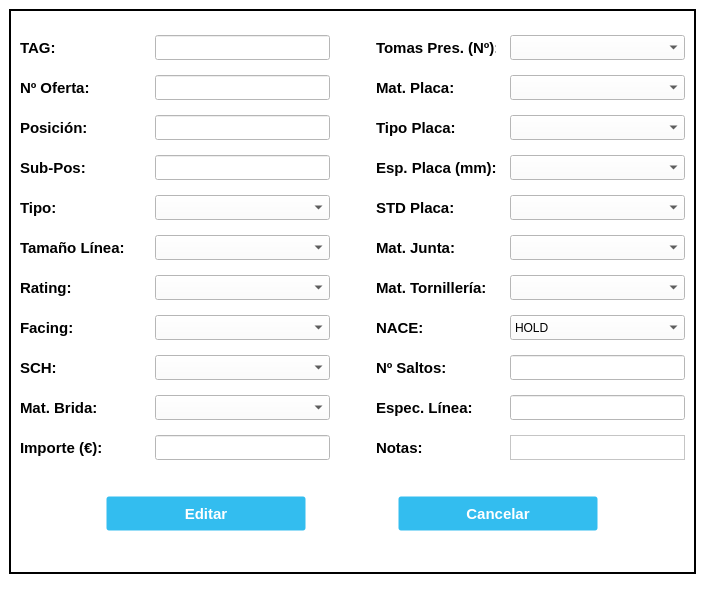
<?xml version="1.0" encoding="UTF-8"?>
<ui version="4.0">
 <class>EditTAGFlow_Window</class>
 <widget class="QMainWindow" name="EditTAGFlow_Window">
  <property name="geometry">
   <rect>
    <x>0</x>
    <y>0</y>
    <width>705</width>
    <height>605</height>
   </rect>
  </property>
  <property name="minimumSize">
   <size>
    <width>705</width>
    <height>605</height>
   </size>
  </property>
  <property name="maximumSize">
   <size>
    <width>705</width>
    <height>605</height>
   </size>
  </property>
  <property name="windowTitle">
   <string>Editar TAG Caudal</string>
  </property>
  <property name="windowIcon">
   <iconset>
    <normaloff>//nas01/DATOS/Comunes/EIPSA-ERP/icon.ico</normaloff>//nas01/DATOS/Comunes/EIPSA-ERP/icon.ico</iconset>
  </property>
  <property name="styleSheet">
   <string notr="true">QWidget {
background-color: rgb(255, 255, 255);
}

.QFrame {
	border: 2px solid black;
}

QPushButton {
background-color: #33bdef;
  border: 1px solid transparent;
  border-radius: 3px;
  box-shadow: rgba(255, 255, 255, .4) 0 1px 0 0 inset;
  box-sizing: border-box;
  color: #fff;
  cursor: pointer;
  display: inline-block;
  font-family: -apple-system,system-ui,&quot;Segoe UI&quot;,&quot;Liberation Sans&quot;,sans-serif;
  font-size: 15px;
  font-weight: 800;
  line-height: 1.15385;
  margin: 0;
  outline: none;
  padding: 8px .8em;
  text-align: center;
  text-decoration: none;
  text-shadow: 0px 1px 0px #263666;
  user-select: none;
  -webkit-user-select: none;
  touch-action: manipulation;
  vertical-align: baseline;
  white-space: nowrap;
}

QPushButton:hover {
	background-color: #019ad2;
	border-color: rgb(0, 0, 0);
}

QPushButton:pressed {
	background-color: rgb(1, 140, 190);
	border-color: rgb(255, 255, 255);
}</string>
  </property>
  <widget class="QWidget" name="centralwidget">
   <layout class="QGridLayout" name="gridLayout">
    <item row="0" column="0">
     <widget class="QFrame" name="frame">
      <property name="frameShape">
       <enum>QFrame::StyledPanel</enum>
      </property>
      <property name="frameShadow">
       <enum>QFrame::Raised</enum>
      </property>
      <layout class="QVBoxLayout" name="verticalLayout_5">
       <item>
        <spacer name="vSpacer1">
         <property name="orientation">
          <enum>Qt::Vertical</enum>
         </property>
         <property name="sizeType">
          <enum>QSizePolicy::Fixed</enum>
         </property>
         <property name="sizeHint" stdset="0">
          <size>
           <width>20</width>
           <height>15</height>
          </size>
         </property>
        </spacer>
       </item>
       <item>
        <layout class="QHBoxLayout" name="hLayout1">
         <item>
          <layout class="QVBoxLayout" name="vLayout1">
           <property name="spacing">
            <number>15</number>
           </property>
           <item>
            <widget class="QLabel" name="label_TAG">
             <property name="minimumSize">
              <size>
               <width>120</width>
               <height>25</height>
              </size>
             </property>
             <property name="maximumSize">
              <size>
               <width>120</width>
               <height>25</height>
              </size>
             </property>
             <property name="font">
              <font>
               <pointsize>11</pointsize>
               <bold>true</bold>
              </font>
             </property>
             <property name="text">
              <string>TAG:</string>
             </property>
            </widget>
           </item>
           <item>
            <widget class="QLabel" name="label_NumOffer">
             <property name="minimumSize">
              <size>
               <width>120</width>
               <height>25</height>
              </size>
             </property>
             <property name="maximumSize">
              <size>
               <width>120</width>
               <height>25</height>
              </size>
             </property>
             <property name="font">
              <font>
               <pointsize>11</pointsize>
               <bold>true</bold>
              </font>
             </property>
             <property name="text">
              <string>Nº Oferta:</string>
             </property>
            </widget>
           </item>
           <item>
            <widget class="QLabel" name="label_Pos">
             <property name="minimumSize">
              <size>
               <width>120</width>
               <height>25</height>
              </size>
             </property>
             <property name="maximumSize">
              <size>
               <width>120</width>
               <height>25</height>
              </size>
             </property>
             <property name="font">
              <font>
               <pointsize>11</pointsize>
               <bold>true</bold>
              </font>
             </property>
             <property name="text">
              <string>Posición:</string>
             </property>
            </widget>
           </item>
           <item>
            <widget class="QLabel" name="label_SubPos">
             <property name="minimumSize">
              <size>
               <width>120</width>
               <height>25</height>
              </size>
             </property>
             <property name="maximumSize">
              <size>
               <width>120</width>
               <height>25</height>
              </size>
             </property>
             <property name="font">
              <font>
               <pointsize>11</pointsize>
               <bold>true</bold>
              </font>
             </property>
             <property name="text">
              <string>Sub-Pos:</string>
             </property>
            </widget>
           </item>
           <item>
            <widget class="QLabel" name="label_Type">
             <property name="minimumSize">
              <size>
               <width>120</width>
               <height>25</height>
              </size>
             </property>
             <property name="maximumSize">
              <size>
               <width>120</width>
               <height>25</height>
              </size>
             </property>
             <property name="font">
              <font>
               <pointsize>11</pointsize>
               <bold>true</bold>
              </font>
             </property>
             <property name="text">
              <string>Tipo:</string>
             </property>
            </widget>
           </item>
           <item>
            <widget class="QLabel" name="label_Linesize">
             <property name="minimumSize">
              <size>
               <width>120</width>
               <height>25</height>
              </size>
             </property>
             <property name="maximumSize">
              <size>
               <width>120</width>
               <height>25</height>
              </size>
             </property>
             <property name="font">
              <font>
               <pointsize>11</pointsize>
               <bold>true</bold>
              </font>
             </property>
             <property name="text">
              <string>Tamaño Línea:</string>
             </property>
            </widget>
           </item>
           <item>
            <widget class="QLabel" name="label_Rating">
             <property name="minimumSize">
              <size>
               <width>120</width>
               <height>25</height>
              </size>
             </property>
             <property name="maximumSize">
              <size>
               <width>120</width>
               <height>25</height>
              </size>
             </property>
             <property name="font">
              <font>
               <pointsize>11</pointsize>
               <bold>true</bold>
              </font>
             </property>
             <property name="text">
              <string>Rating:</string>
             </property>
            </widget>
           </item>
           <item>
            <widget class="QLabel" name="label_Facing">
             <property name="minimumSize">
              <size>
               <width>120</width>
               <height>25</height>
              </size>
             </property>
             <property name="maximumSize">
              <size>
               <width>120</width>
               <height>25</height>
              </size>
             </property>
             <property name="font">
              <font>
               <pointsize>11</pointsize>
               <bold>true</bold>
              </font>
             </property>
             <property name="text">
              <string>Facing:</string>
             </property>
            </widget>
           </item>
           <item>
            <widget class="QLabel" name="label_Sch">
             <property name="minimumSize">
              <size>
               <width>120</width>
               <height>25</height>
              </size>
             </property>
             <property name="maximumSize">
              <size>
               <width>120</width>
               <height>25</height>
              </size>
             </property>
             <property name="font">
              <font>
               <pointsize>11</pointsize>
               <bold>true</bold>
              </font>
             </property>
             <property name="text">
              <string>SCH:</string>
             </property>
            </widget>
           </item>
           <item>
            <widget class="QLabel" name="label_Flangemat">
             <property name="minimumSize">
              <size>
               <width>120</width>
               <height>25</height>
              </size>
             </property>
             <property name="maximumSize">
              <size>
               <width>120</width>
               <height>25</height>
              </size>
             </property>
             <property name="font">
              <font>
               <pointsize>11</pointsize>
               <bold>true</bold>
              </font>
             </property>
             <property name="text">
              <string>Mat. Brida:</string>
             </property>
            </widget>
           </item>
           <item>
            <widget class="QLabel" name="label_Amount">
             <property name="font">
              <font>
               <pointsize>11</pointsize>
               <bold>true</bold>
              </font>
             </property>
             <property name="text">
              <string>Importe (€):</string>
             </property>
            </widget>
           </item>
          </layout>
         </item>
         <item>
          <layout class="QVBoxLayout" name="vLayout2">
           <property name="spacing">
            <number>15</number>
           </property>
           <item>
            <widget class="QLineEdit" name="TAG_EdittagQ">
             <property name="minimumSize">
              <size>
               <width>175</width>
               <height>25</height>
              </size>
             </property>
             <property name="maximumSize">
              <size>
               <width>175</width>
               <height>25</height>
              </size>
             </property>
             <property name="font">
              <font>
               <pointsize>10</pointsize>
              </font>
             </property>
            </widget>
           </item>
           <item>
            <widget class="QLineEdit" name="NumOffer_EdittagQ">
             <property name="minimumSize">
              <size>
               <width>175</width>
               <height>25</height>
              </size>
             </property>
             <property name="maximumSize">
              <size>
               <width>175</width>
               <height>25</height>
              </size>
             </property>
             <property name="font">
              <font>
               <pointsize>10</pointsize>
              </font>
             </property>
            </widget>
           </item>
           <item>
            <widget class="QLineEdit" name="Pos_EdittagQ">
             <property name="minimumSize">
              <size>
               <width>175</width>
               <height>25</height>
              </size>
             </property>
             <property name="maximumSize">
              <size>
               <width>175</width>
               <height>25</height>
              </size>
             </property>
             <property name="font">
              <font>
               <pointsize>10</pointsize>
              </font>
             </property>
            </widget>
           </item>
           <item>
            <widget class="QLineEdit" name="Subpos_EdittagQ">
             <property name="minimumSize">
              <size>
               <width>175</width>
               <height>25</height>
              </size>
             </property>
             <property name="maximumSize">
              <size>
               <width>175</width>
               <height>25</height>
              </size>
             </property>
             <property name="font">
              <font>
               <pointsize>10</pointsize>
              </font>
             </property>
            </widget>
           </item>
           <item>
            <widget class="QComboBox" name="Type_EdittagQ">
             <property name="minimumSize">
              <size>
               <width>175</width>
               <height>25</height>
              </size>
             </property>
             <property name="maximumSize">
              <size>
               <width>175</width>
               <height>25</height>
              </size>
             </property>
             <property name="font">
              <font>
               <pointsize>10</pointsize>
              </font>
             </property>
            </widget>
           </item>
           <item>
            <widget class="QComboBox" name="Linesize_EdittagQ">
             <property name="minimumSize">
              <size>
               <width>175</width>
               <height>25</height>
              </size>
             </property>
             <property name="maximumSize">
              <size>
               <width>175</width>
               <height>25</height>
              </size>
             </property>
             <property name="font">
              <font>
               <pointsize>10</pointsize>
              </font>
             </property>
            </widget>
           </item>
           <item>
            <widget class="QComboBox" name="Rating_EdittagQ">
             <property name="minimumSize">
              <size>
               <width>175</width>
               <height>25</height>
              </size>
             </property>
             <property name="maximumSize">
              <size>
               <width>175</width>
               <height>25</height>
              </size>
             </property>
             <property name="font">
              <font>
               <pointsize>10</pointsize>
              </font>
             </property>
            </widget>
           </item>
           <item>
            <widget class="QComboBox" name="Facing_EdittagQ">
             <property name="minimumSize">
              <size>
               <width>175</width>
               <height>25</height>
              </size>
             </property>
             <property name="maximumSize">
              <size>
               <width>175</width>
               <height>25</height>
              </size>
             </property>
             <property name="font">
              <font>
               <pointsize>10</pointsize>
              </font>
             </property>
            </widget>
           </item>
           <item>
            <widget class="QComboBox" name="Sch_EdittagQ">
             <property name="minimumSize">
              <size>
               <width>175</width>
               <height>25</height>
              </size>
             </property>
             <property name="maximumSize">
              <size>
               <width>175</width>
               <height>25</height>
              </size>
             </property>
             <property name="font">
              <font>
               <pointsize>10</pointsize>
              </font>
             </property>
            </widget>
           </item>
           <item>
            <widget class="QComboBox" name="Flangemat_EdittagQ">
             <property name="minimumSize">
              <size>
               <width>175</width>
               <height>25</height>
              </size>
             </property>
             <property name="maximumSize">
              <size>
               <width>175</width>
               <height>25</height>
              </size>
             </property>
             <property name="font">
              <font>
               <pointsize>10</pointsize>
              </font>
             </property>
            </widget>
           </item>
           <item>
            <widget class="QLineEdit" name="Amount_EdittagQ">
             <property name="minimumSize">
              <size>
               <width>175</width>
               <height>25</height>
              </size>
             </property>
             <property name="maximumSize">
              <size>
               <width>175</width>
               <height>25</height>
              </size>
             </property>
             <property name="font">
              <font>
               <pointsize>10</pointsize>
              </font>
             </property>
            </widget>
           </item>
          </layout>
         </item>
         <item>
          <spacer name="hSpacer">
           <property name="orientation">
            <enum>Qt::Horizontal</enum>
           </property>
           <property name="sizeType">
            <enum>QSizePolicy::Fixed</enum>
           </property>
           <property name="sizeHint" stdset="0">
            <size>
             <width>40</width>
             <height>20</height>
            </size>
           </property>
          </spacer>
         </item>
         <item>
          <layout class="QVBoxLayout" name="vLayout3">
           <property name="spacing">
            <number>15</number>
           </property>
           <item>
            <widget class="QLabel" name="label_Tapping">
             <property name="minimumSize">
              <size>
               <width>120</width>
               <height>25</height>
              </size>
             </property>
             <property name="maximumSize">
              <size>
               <width>120</width>
               <height>25</height>
              </size>
             </property>
             <property name="font">
              <font>
               <pointsize>11</pointsize>
               <bold>true</bold>
              </font>
             </property>
             <property name="text">
              <string>Tomas Pres. (Nº):</string>
             </property>
            </widget>
           </item>
           <item>
            <widget class="QLabel" name="label_Platemat">
             <property name="minimumSize">
              <size>
               <width>120</width>
               <height>25</height>
              </size>
             </property>
             <property name="maximumSize">
              <size>
               <width>120</width>
               <height>25</height>
              </size>
             </property>
             <property name="font">
              <font>
               <pointsize>11</pointsize>
               <bold>true</bold>
              </font>
             </property>
             <property name="text">
              <string>Mat. Placa:</string>
             </property>
            </widget>
           </item>
           <item>
            <widget class="QLabel" name="label_Platetype">
             <property name="minimumSize">
              <size>
               <width>120</width>
               <height>25</height>
              </size>
             </property>
             <property name="maximumSize">
              <size>
               <width>120</width>
               <height>25</height>
              </size>
             </property>
             <property name="font">
              <font>
               <pointsize>11</pointsize>
               <bold>true</bold>
              </font>
             </property>
             <property name="text">
              <string>Tipo Placa:</string>
             </property>
            </widget>
           </item>
           <item>
            <widget class="QLabel" name="label_Platethk">
             <property name="minimumSize">
              <size>
               <width>120</width>
               <height>25</height>
              </size>
             </property>
             <property name="maximumSize">
              <size>
               <width>120</width>
               <height>25</height>
              </size>
             </property>
             <property name="font">
              <font>
               <pointsize>11</pointsize>
               <bold>true</bold>
              </font>
             </property>
             <property name="text">
              <string>Esp. Placa (mm):</string>
             </property>
            </widget>
           </item>
           <item>
            <widget class="QLabel" name="label_Platestd">
             <property name="minimumSize">
              <size>
               <width>120</width>
               <height>25</height>
              </size>
             </property>
             <property name="maximumSize">
              <size>
               <width>120</width>
               <height>25</height>
              </size>
             </property>
             <property name="font">
              <font>
               <pointsize>11</pointsize>
               <bold>true</bold>
              </font>
             </property>
             <property name="text">
              <string>STD Placa:</string>
             </property>
            </widget>
           </item>
           <item>
            <widget class="QLabel" name="label_Gasketmat">
             <property name="minimumSize">
              <size>
               <width>120</width>
               <height>25</height>
              </size>
             </property>
             <property name="maximumSize">
              <size>
               <width>120</width>
               <height>25</height>
              </size>
             </property>
             <property name="font">
              <font>
               <pointsize>11</pointsize>
               <bold>true</bold>
              </font>
             </property>
             <property name="text">
              <string>Mat. Junta:</string>
             </property>
            </widget>
           </item>
           <item>
            <widget class="QLabel" name="label_Bnmat">
             <property name="minimumSize">
              <size>
               <width>120</width>
               <height>25</height>
              </size>
             </property>
             <property name="maximumSize">
              <size>
               <width>120</width>
               <height>25</height>
              </size>
             </property>
             <property name="font">
              <font>
               <pointsize>11</pointsize>
               <bold>true</bold>
              </font>
             </property>
             <property name="text">
              <string>Mat. Tornillería:</string>
             </property>
            </widget>
           </item>
           <item>
            <widget class="QLabel" name="label_Nace">
             <property name="minimumSize">
              <size>
               <width>120</width>
               <height>25</height>
              </size>
             </property>
             <property name="maximumSize">
              <size>
               <width>120</width>
               <height>25</height>
              </size>
             </property>
             <property name="font">
              <font>
               <pointsize>11</pointsize>
               <bold>true</bold>
              </font>
             </property>
             <property name="text">
              <string>NACE:</string>
             </property>
            </widget>
           </item>
           <item>
            <widget class="QLabel" name="label_Stagesnum">
             <property name="minimumSize">
              <size>
               <width>120</width>
               <height>25</height>
              </size>
             </property>
             <property name="maximumSize">
              <size>
               <width>120</width>
               <height>25</height>
              </size>
             </property>
             <property name="font">
              <font>
               <pointsize>11</pointsize>
               <bold>true</bold>
              </font>
             </property>
             <property name="text">
              <string>Nº Saltos:</string>
             </property>
            </widget>
           </item>
           <item>
            <widget class="QLabel" name="label_Pipespec">
             <property name="minimumSize">
              <size>
               <width>120</width>
               <height>25</height>
              </size>
             </property>
             <property name="maximumSize">
              <size>
               <width>120</width>
               <height>25</height>
              </size>
             </property>
             <property name="font">
              <font>
               <pointsize>11</pointsize>
               <bold>true</bold>
              </font>
             </property>
             <property name="text">
              <string>Espec. Línea:</string>
             </property>
            </widget>
           </item>
           <item>
            <widget class="QLabel" name="label_Notes">
             <property name="font">
              <font>
               <pointsize>11</pointsize>
               <bold>true</bold>
              </font>
             </property>
             <property name="text">
              <string>Notas:</string>
             </property>
            </widget>
           </item>
          </layout>
         </item>
         <item>
          <layout class="QVBoxLayout" name="vLayout4" stretch="0,0,0,0,0,0,0,0,0,0,0">
           <property name="spacing">
            <number>15</number>
           </property>
           <item>
            <widget class="QComboBox" name="Tapping_EdittagQ">
             <property name="minimumSize">
              <size>
               <width>175</width>
               <height>25</height>
              </size>
             </property>
             <property name="maximumSize">
              <size>
               <width>175</width>
               <height>25</height>
              </size>
             </property>
            </widget>
           </item>
           <item>
            <widget class="QComboBox" name="PlateMat_EdittagQ">
             <property name="minimumSize">
              <size>
               <width>175</width>
               <height>25</height>
              </size>
             </property>
             <property name="maximumSize">
              <size>
               <width>175</width>
               <height>25</height>
              </size>
             </property>
            </widget>
           </item>
           <item>
            <widget class="QComboBox" name="PlateType_EdittagQ">
             <property name="minimumSize">
              <size>
               <width>175</width>
               <height>25</height>
              </size>
             </property>
             <property name="maximumSize">
              <size>
               <width>175</width>
               <height>25</height>
              </size>
             </property>
            </widget>
           </item>
           <item>
            <widget class="QComboBox" name="PlateThk_EdittagQ">
             <property name="minimumSize">
              <size>
               <width>175</width>
               <height>25</height>
              </size>
             </property>
             <property name="maximumSize">
              <size>
               <width>175</width>
               <height>25</height>
              </size>
             </property>
            </widget>
           </item>
           <item>
            <widget class="QComboBox" name="PlateStd_EdittagQ">
             <property name="minimumSize">
              <size>
               <width>175</width>
               <height>25</height>
              </size>
             </property>
             <property name="maximumSize">
              <size>
               <width>175</width>
               <height>25</height>
              </size>
             </property>
            </widget>
           </item>
           <item>
            <widget class="QComboBox" name="GasketMat_EdittagQ">
             <property name="minimumSize">
              <size>
               <width>175</width>
               <height>25</height>
              </size>
             </property>
             <property name="maximumSize">
              <size>
               <width>175</width>
               <height>25</height>
              </size>
             </property>
            </widget>
           </item>
           <item>
            <widget class="QComboBox" name="BnMat_EdittagQ">
             <property name="minimumSize">
              <size>
               <width>175</width>
               <height>25</height>
              </size>
             </property>
             <property name="maximumSize">
              <size>
               <width>175</width>
               <height>25</height>
              </size>
             </property>
            </widget>
           </item>
           <item>
            <widget class="QComboBox" name="Nace_EdittagQ">
             <property name="minimumSize">
              <size>
               <width>175</width>
               <height>25</height>
              </size>
             </property>
             <property name="maximumSize">
              <size>
               <width>175</width>
               <height>25</height>
              </size>
             </property>
             <item>
              <property name="text">
               <string>HOLD</string>
              </property>
             </item>
             <item>
              <property name="text">
               <string>NO</string>
              </property>
             </item>
             <item>
              <property name="text">
               <string>YES</string>
              </property>
             </item>
            </widget>
           </item>
           <item>
            <widget class="QLineEdit" name="StagesNum_EdittagQ">
             <property name="minimumSize">
              <size>
               <width>175</width>
               <height>25</height>
              </size>
             </property>
             <property name="maximumSize">
              <size>
               <width>175</width>
               <height>25</height>
              </size>
             </property>
             <property name="font">
              <font>
               <pointsize>10</pointsize>
              </font>
             </property>
            </widget>
           </item>
           <item>
            <widget class="QLineEdit" name="PipeSpec_EdittagQ">
             <property name="minimumSize">
              <size>
               <width>175</width>
               <height>25</height>
              </size>
             </property>
             <property name="maximumSize">
              <size>
               <width>175</width>
               <height>25</height>
              </size>
             </property>
             <property name="font">
              <font>
               <pointsize>10</pointsize>
              </font>
             </property>
            </widget>
           </item>
           <item>
            <widget class="QTextEdit" name="Notes_EdittagQ">
             <property name="minimumSize">
              <size>
               <width>175</width>
               <height>25</height>
              </size>
             </property>
             <property name="maximumSize">
              <size>
               <width>175</width>
               <height>25</height>
              </size>
             </property>
            </widget>
           </item>
          </layout>
         </item>
        </layout>
       </item>
       <item>
        <spacer name="vSpacer2">
         <property name="orientation">
          <enum>Qt::Vertical</enum>
         </property>
         <property name="sizeType">
          <enum>QSizePolicy::Fixed</enum>
         </property>
         <property name="sizeHint" stdset="0">
          <size>
           <width>20</width>
           <height>30</height>
          </size>
         </property>
        </spacer>
       </item>
       <item>
        <layout class="QHBoxLayout" name="hLayout2">
         <item>
          <widget class="QPushButton" name="Button_Edit">
           <property name="minimumSize">
            <size>
             <width>200</width>
             <height>35</height>
            </size>
           </property>
           <property name="maximumSize">
            <size>
             <width>200</width>
             <height>35</height>
            </size>
           </property>
           <property name="text">
            <string>Editar</string>
           </property>
          </widget>
         </item>
         <item>
          <widget class="QPushButton" name="Button_Cancel">
           <property name="sizePolicy">
            <sizepolicy hsizetype="Minimum" vsizetype="Fixed">
             <horstretch>0</horstretch>
             <verstretch>0</verstretch>
            </sizepolicy>
           </property>
           <property name="minimumSize">
            <size>
             <width>200</width>
             <height>35</height>
            </size>
           </property>
           <property name="maximumSize">
            <size>
             <width>200</width>
             <height>35</height>
            </size>
           </property>
           <property name="text">
            <string>Cancelar</string>
           </property>
          </widget>
         </item>
        </layout>
       </item>
       <item>
        <widget class="QLabel" name="label_error">
         <property name="styleSheet">
          <string notr="true">color: rgb(255, 0, 0);</string>
         </property>
         <property name="text">
          <string/>
         </property>
         <property name="alignment">
          <set>Qt::AlignCenter</set>
         </property>
        </widget>
       </item>
      </layout>
     </widget>
    </item>
   </layout>
  </widget>
  <widget class="QMenuBar" name="menubar">
   <property name="geometry">
    <rect>
     <x>0</x>
     <y>0</y>
     <width>705</width>
     <height>22</height>
    </rect>
   </property>
  </widget>
  <widget class="QStatusBar" name="statusbar"/>
 </widget>
 <tabstops>
  <tabstop>TAG_EdittagQ</tabstop>
  <tabstop>NumOffer_EdittagQ</tabstop>
  <tabstop>Pos_EdittagQ</tabstop>
  <tabstop>Subpos_EdittagQ</tabstop>
  <tabstop>Type_EdittagQ</tabstop>
  <tabstop>Linesize_EdittagQ</tabstop>
  <tabstop>Rating_EdittagQ</tabstop>
  <tabstop>Facing_EdittagQ</tabstop>
  <tabstop>Sch_EdittagQ</tabstop>
  <tabstop>Flangemat_EdittagQ</tabstop>
  <tabstop>Tapping_EdittagQ</tabstop>
  <tabstop>PlateMat_EdittagQ</tabstop>
  <tabstop>PlateType_EdittagQ</tabstop>
  <tabstop>PlateThk_EdittagQ</tabstop>
  <tabstop>GasketMat_EdittagQ</tabstop>
  <tabstop>BnMat_EdittagQ</tabstop>
  <tabstop>Nace_EdittagQ</tabstop>
  <tabstop>StagesNum_EdittagQ</tabstop>
  <tabstop>PipeSpec_EdittagQ</tabstop>
  <tabstop>Button_Edit</tabstop>
  <tabstop>Button_Cancel</tabstop>
 </tabstops>
 <resources/>
 <connections>
  <connection>
   <sender>Button_Cancel</sender>
   <signal>clicked()</signal>
   <receiver>EditTAGFlow_Window</receiver>
   <slot>close()</slot>
   <hints>
    <hint type="sourcelabel">
     <x>483</x>
     <y>489</y>
    </hint>
    <hint type="destinationlabel">
     <x>520</x>
     <y>534</y>
    </hint>
   </hints>
  </connection>
 </connections>
</ui>
